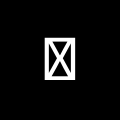
Frame 1 (no input)
Frame 60 (the mouse pressed at the canvas centre just before this capture): identical to frame 1, image omitted
Frame 120 (the mouse held since frame 60 and released just before this capture): identical to frame 1, image omitted

The Processing sketch that drew this single still picture (run headless with seeded random() and noise(); from frame 60 on, the mouse is pressed at the canvas centre):

// Processing sketch: sketch_4_lezione_10_11
// ── sketch_4_lezione_10_11.pde
void setup()
{
   size(120,120);
   textSize(64);
   textAlign(CENTER);  
}

void draw()
{
   background(0);
   text(key, 60, 80);
}
